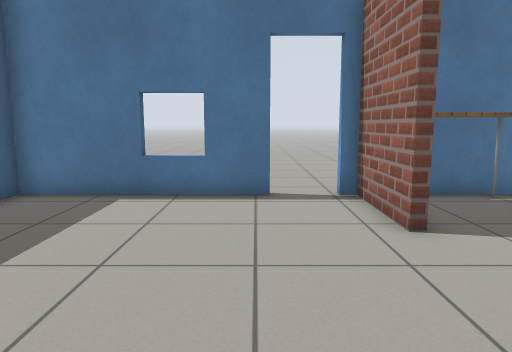
[1] (above)

17 first-person views from a walk through a Gazebo world. The camera is 0.9 m above the floor, tilts 8° down and sees 70° across. The floor is counted in squares, 0.5 m on a side. Each view is taken from the middle of a square. On the plan, view 1 faces up. The plan holds only what a view shows up to about 18 squares ahead; the rest is blank. The robots in the file are not drawn. Simple patterns stand in for the simulator's built-in surfaces.

[2]
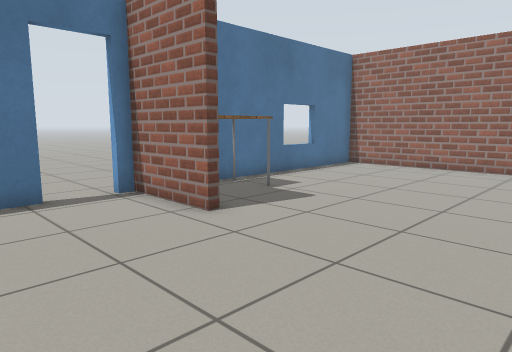

[3]
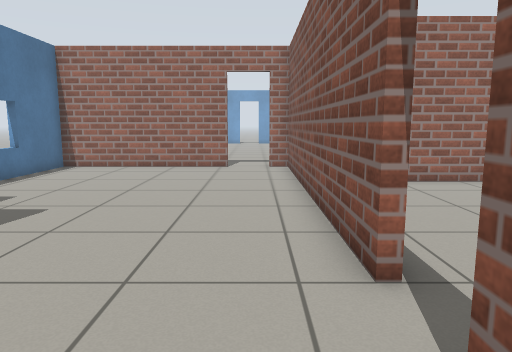

[4]
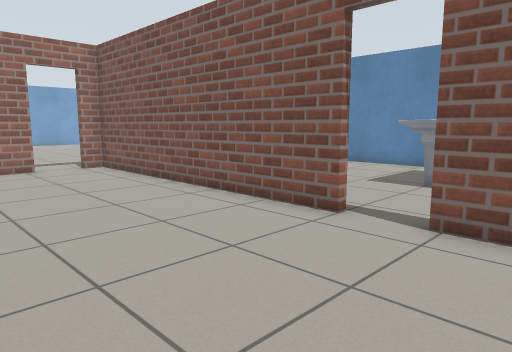

[5]
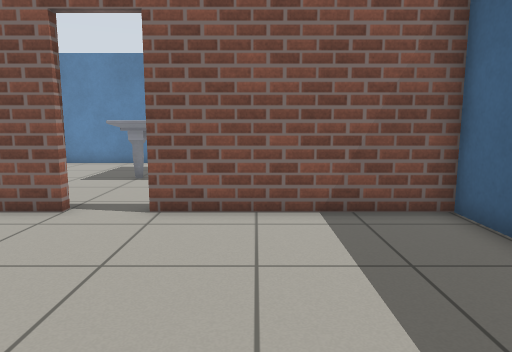

[6]
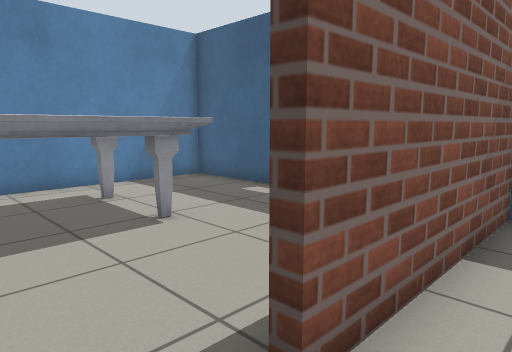

[7]
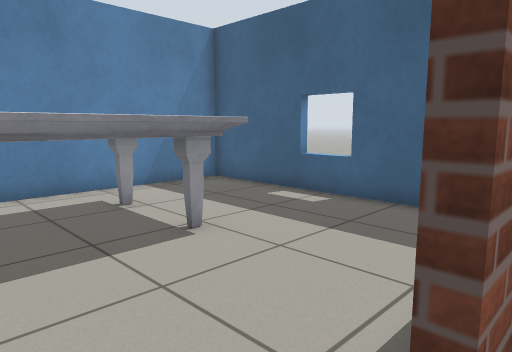

[8]
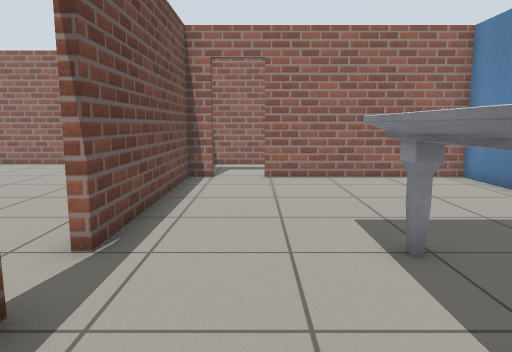

[9]
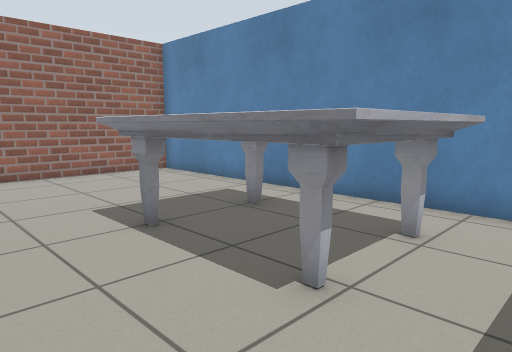

[10]
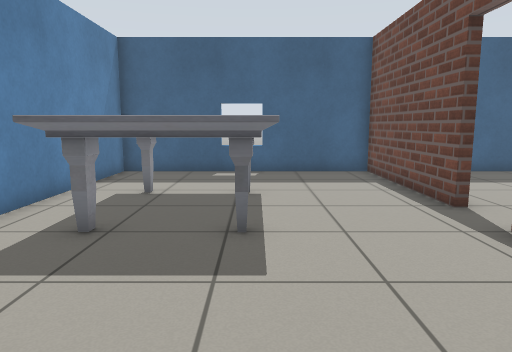

[11]
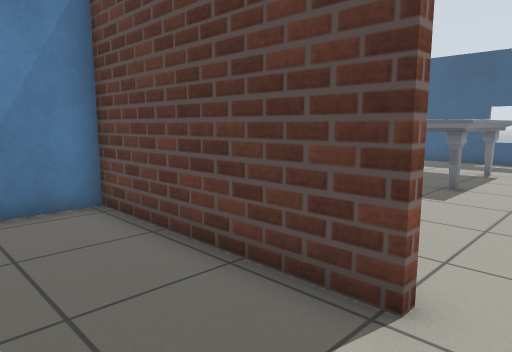

[12]
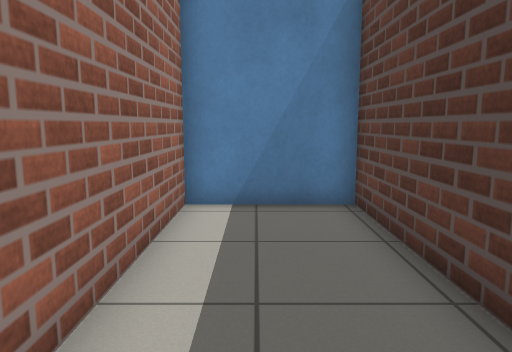

[13]
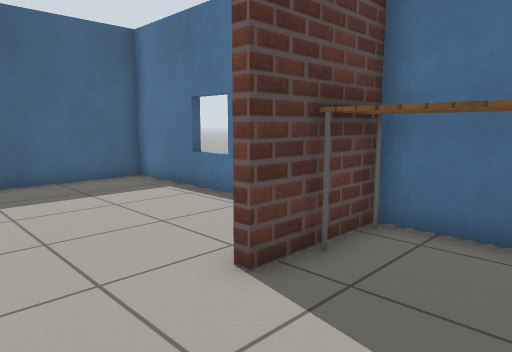

[14]
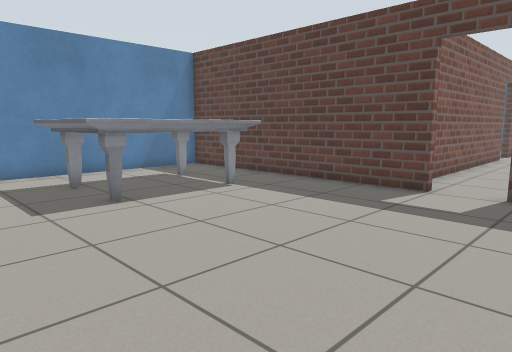

[15]
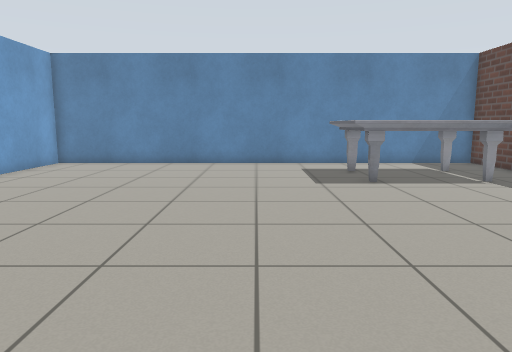

[16]
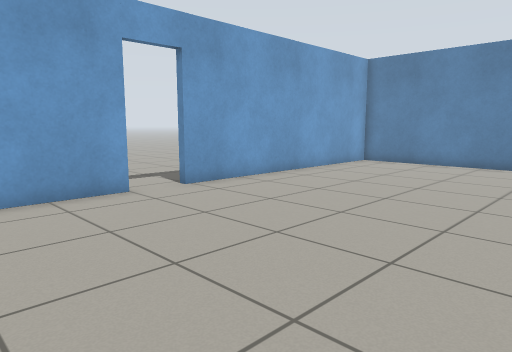

[17]
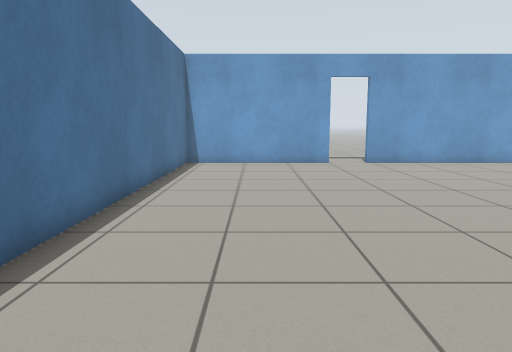

### Floor plan
Ten units are one square. View 1 is at (0, 0); x grows to the right and y downward. Boxes are objects, and circles mark ways between rooms. Rooms are numbered by the first view taken in them; rooms with no view inside come last. Other rooms are left out.
<svg viewBox="-66 -100 406 206">
<path fill="none" stroke="#000" d="M19 4 136 4 136 -4M36 -93 29 -93 29 -60 26 -60 26 -93 21 -93M4 -93 -61 -93 -61 -32M136 -21 136 -93 64 -93M-61 -14 -61 4 2 4 2 7M2 7 -61 7 -61 101 95 101 95 33M95 7 19 7M98 33 98 101 136 101 136 10M333 -25 333 -93 205 -93M139 -4 139 101 333 101 333 -8"/>
<rect x="25" y="-95" width="40" height="20" fill="#bbb"><title>table</title></rect>
<rect x="-25" y="45" width="50" height="40" fill="#bbb"><title>marble table</title></rect>
<rect x="155" y="65" width="20" height="10" fill="#bbb"><title>marble table</title></rect>
<rect x="155" y="35" width="60" height="40" fill="#bbb"><title>marble table</title></rect>
<circle cx="13" cy="7" r="3" fill="#2a7"/>
<circle cx="140" cy="-15" r="3" fill="#2a7"/>
<circle cx="100" cy="25" r="3" fill="#2a7"/>
<text x="40" y="-40">1</text>
<text x="20" y="50">2</text>
<text x="120" y="50">3</text>
<text x="240" y="10">4</text>
</svg>
Room 1 opens to room 2. Room 1 opens to room 4. Room 2 opens to room 3.

Where each view was taken, in squares from view 1:
view 1: 0 up, 0 right, facing up
view 2: 0 up, 2 left, facing up-right
view 3: 1 up, 2 left, facing right
view 4: 6 up, 2 left, facing down-right
view 5: 7 up, 2 left, facing down
view 6: 1 up, 2 right, facing down-left
view 7: 0 up, 2 right, facing down-left
view 8: 3 down, 3 left, facing right
view 9: 2 down, 4 left, facing down-right
view 10: 5 down, 8 right, facing left
view 11: 2 down, 13 right, facing down-left
view 12: 2 down, 12 right, facing down
view 13: 3 up, 6 right, facing up-left
view 14: 4 up, 24 right, facing down-left
view 15: 7 up, 24 right, facing down
view 16: 7 up, 24 right, facing down-right
view 17: 6 up, 16 right, facing right
